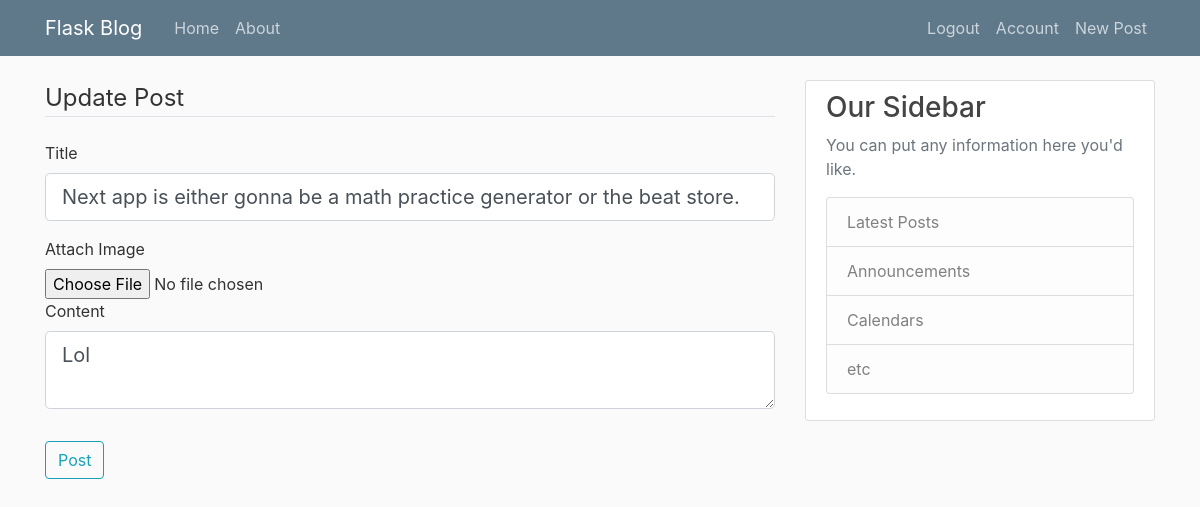
Page /post/10/update (signed in) on the earlier database version.
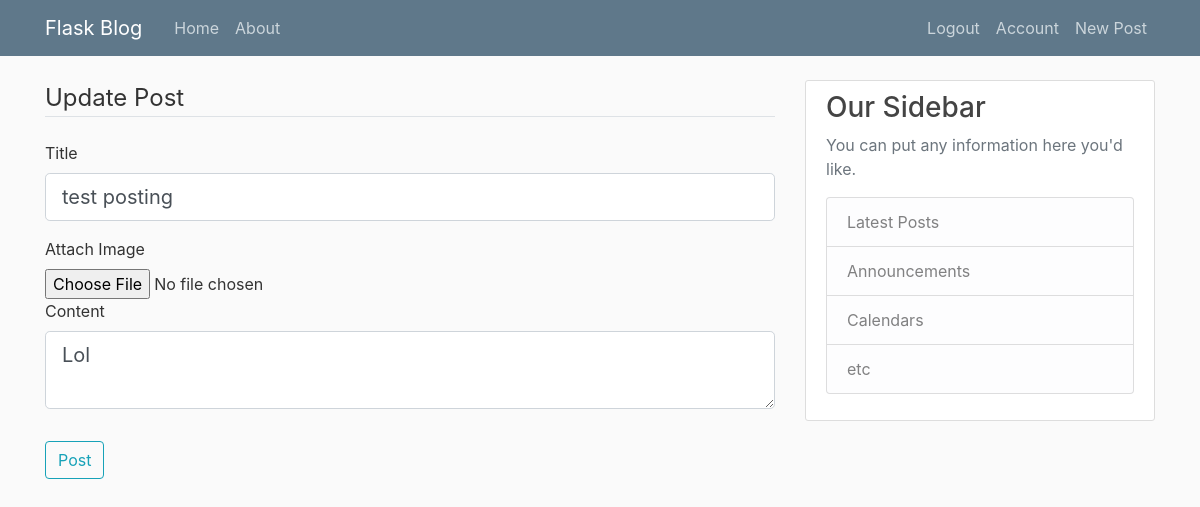
Same page on the later database version.
### flask_blog/models.py (models this page shows, shortened)
class Post(db.Model):
    id = db.Column(db.Integer, primary_key=True)
    title = db.Column(db.String(100), nullable=False)
    date_posted = db.Column(db.DateTime, nullable=False, default=datetime.utcnow)
    image_file = db.Column(db.String(20), unique=False, nullable=False, default='default.jpg')
    content = db.Column(db.Text, nullable=False)
    user_id = db.Column(db.Integer, db.ForeignKey('user.id'), nullable=False)

### flask_blog/posts/routes.py (the view)
@posts.route('/post/<int:post_id>/update', methods=['GET', 'POST'])
@login_required
def update_post(post_id):
    post = Post.query.get_or_404(post_id)
    if post.author != current_user:
        abort(403)
    form = PostForm()
    if form.validate_on_submit():
        if form.picture.data:
            picture_file = save_post_picture(form.picture.data)
            post.image_file = picture_file
        post.title = form.title.data
        post.content = form.content.data
        db.session.commit()
        flash('Post updated!', 'success')
        return redirect(url_for('posts.post', post_id=post.id))
    elif request.method == 'GET':
        form.title.data = post.title
        form.content.data = post.content
    return render_template('create_post.html', title='Updated Post',
                           form=form, legend='Update Post')

### flask_blog/posts/forms.py
class PostForm(FlaskForm):
    title = StringField('Title', validators=[DataRequired()])
    picture = FileField('Attach Image', validators=[FileAllowed(['jpg', 'png'])])
    content = TextAreaField('Content', validators=[DataRequired()])
    submit = SubmitField('Post')

### flask_blog/models.py (called while the page is built)
@login_manager.user_loader
def load_user(user_id):
    return User.query.get(int(user_id))

### flask_blog/templates/create_post.html (shortened to what this page needs)
{% extends "layout.html" %}
{% block content %}
<div class="section-content">
        <form method="POST" action="">
            <fieldset class="form-group">
                <legend class="border-bottom mb-4">
                    {{ legend }}
                </legend>
                <div class="form-group">
                    {{ form.title.label(class="form-control-label") }}
                    {% if form.title.errors %}
                        {{ form.title(class='form-control form-control-lg is-invalid') }}
                        <div class="invalid-feedback">
                            {% for error in form.title.errors %}
                                <span>{{ error }}</span>
                            {% endfor %}
                        </div>
                    {% else %}
                        {{ form.title(class="form-control form-control-lg") }}
                    {% endif %}
                </div>
                <div class="form-group">
                    {{ form.picture.label() }}
                    {{ form.picture(class="form-control-file") }}
                <div class="form-group">
                    {{ form.content.label(class="form-control-label") }}
                    {% if form.content.errors %}
                        {{ form.content(class="form-control form-control-lg is-invalid") }}
                        <div class="invalid-feedback">
                            {% for error in form.content.errors %}
                                <span>{{ error }}</span>
                            {% endfor %}
                        </div>
                    {% else %}
                        {{ form.content(class="form-control form-control-lg") }}
                    {% endif %}
                </div>
            </fieldset>
            <div class="form-group">
                {{ form.submit(class="btn btn-outline-info") }}
            </div>
        </form>
</div>
{% endblock content %}

### flask_blog/templates/layout.html (shortened to what this page needs)
<!DOCTYPE html>
<html lang="en">
    <head>
        <link rel="stylesheet" href="https://maxcdn.bootstrapcdn.com/bootstrap/4.0.0/css/bootstrap.min.css">
        <link rel="stylesheet" type="text/css" href="{{ url_for('static', filename='main.css') }}">
    </head>
    <body>
        <header class="site-header">
          <nav class="navbar navbar-expand-md navbar-dark bg-steel fixed-top">
            <div class="container">
              <a class="navbar-brand mr-4" href="/">Flask Blog</a>
              <div class="collapse navbar-collapse" id="navbarToggle">
                <div class="navbar-nav mr-auto">
                  <a class="nav-item nav-link" href="{{ url_for('main.home') }}">Home</a>
                  <a class="nav-item nav-link" href="{{ url_for('main.about') }}">About</a>
                </div>
                <div class="navbar-nav">
                  {% if current_user.is_authenticated %}
                    <a class="nav-item nav-link" href="{{ url_for('users.logout') }}">Logout</a>
                    <a class="nav-item nav-link" href="{{ url_for('users.account') }}">Account</a>
                    <a class="nav-item nav-link" href="{{ url_for('posts.new_post') }}">New Post</a>
                  {% else %}
                    <a class="nav-item nav-link" href="{{ url_for('users.login') }}">Login</a>
                    <a class="nav-item nav-link" href="{{ url_for('users.register') }}">Register</a>
                  {% endif %}
                </div>
              </div>
            </div>
          </nav>
        </header>
        <main role="main" class="container">
            <div class="row">
                <div class="col-md-8">
                    {% block content %}{% endblock %}
                </div>
            <div class="col-md-4">
                <div class="content-section">
                    <h3>Our Sidebar</h3>
                    <p class='text-muted'>You can put any information here you'd like.
                    <ul class="list-group">
                    <li class="list-group-item list-group-item-light">Latest Posts</li>
                    <li class="list-group-item list-group-item-light">Announcements</li>
                    <li class="list-group-item list-group-item-light">Calendars</li>
                    <li class="list-group-item list-group-item-light">etc</li>
                    </ul>
                    </p>
              </div>
            </div>
            </div>
        </main>
    </body>
</html>

### flask_blog/static/main.css (style rules this page uses)
body { background: #fafafa; color: #333333; margin-top: 5rem; }
h1, h2, h3, h4, h5, h6 { color: #444444; }
.bg-steel { background-color: #5f788a; }
.site-header .navbar-nav .nav-link { color: #cbd5db; }
.content-section { background: #ffffff; padding: 10px 20px; border: 1px solid #dddddd; border-radius: 3px; margin-bottom: 20px; }

Differences in the rows shown:
changed Post "Lol": title "Next app is either gonna be a math practice generator or the beat store." → "test posting"
